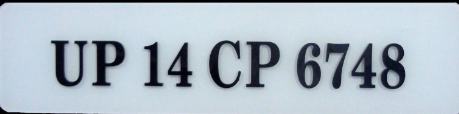
%> input picture Plate_dataset/plate5.PNG, 459 x 114 px
$ octave Character_recognition_using_OCR.m   (GNU Octave 9; MATLAB toolbox functions it lacks are replaced by stand-ins)
%> lines starting %> are read from the running program, lines starting %| are printed output that depends on the picture; in (x1, y1, x2, y2) boxes, pixels count from 0 and x2, y2 are one past the last pixel; in counts of white or black regions, pixels touching at a corner belong together; the program's own positions count from 1
img = imread('./plates/plate5.png');
%> img is the input picture: size 114x459x3 uint8; mean R, G, B 174, 186.7, 196.9
img_f = rgb2gray(img);
imgfinal = imbinarize(img_f, 0.5);
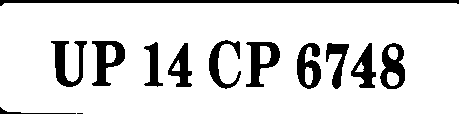
%> imgfinal: size 114x459 logical; 85.7% white; 13 black regions (1 under 20 px), largest, box (x1, y1, x2, y2) and area: (0, 0, 459, 6) 1388, (92, 41, 125, 86) 734, (246, 42, 280, 87) 720
imgfinal = imcomplement(imgfinal);
%> imgfinal: size 114x459 logical; 14.3% white; 13 white regions (1 under 20 px)
figure, imshow(imgfinal);
stats = regionprops(imgfinal);
%> stats = 13 regions; largest, box (x1, y1, x2, y2), Area and Centroid: (0, 0, 459, 6) 1388 [228.9 2], (92, 41, 125, 86) 734 [107.6 60.8], (246, 42, 280, 87) 720 [262 61.5], (51, 41, 87, 87) 710 [67.8 63.1], (380, 43, 405, 89) 661 [393.5 67.1]
str = '';
for index=1:length(stats)
if stats(index).Area > 100
      x = ceil(stats(index).BoundingBox(1));
      y= ceil(stats(index).BoundingBox(2));
      widthX = floor(stats(index).BoundingBox(3)-1);
      widthY = floor(stats(index).BoundingBox(4)-1);
      subimage(index) = {imgfinal(y:y+widthY,x:x+widthX,:)};
      padsize = 20;
      padvalue = 0;
      padimg = padarray(subimage{index}, [padsize, padsize], padvalue);
      padimg = imresize(padimg, [50 50]);
      disp(ocr(padimg,'CharacterSet','0123456789ABCDEFGHIJKLMNOPQRSTUVWXYZ','TextLayout','word').Text);
%> (the run ends here)

$ run again, with Plate_dataset/plate11.PNG copied over Plate_dataset/plate5.PNG
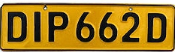
%> input picture Plate_dataset/plate11.PNG, 175 x 52 px
%> img is the input picture: size 52x175x3 uint8; mean R, G, B 161.3, 124.8, 37.6
%> `imgfinal = imbinarize(img_f, 0.5);`:
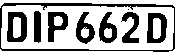
%> imgfinal: size 52x175 logical; 65.9% white; 9 black regions (1 under 20 px), largest, box (x1, y1, x2, y2) and area: (0, 3, 175, 52) 865, (7, 12, 27, 42) 399, (147, 13, 167, 43) 381
%> stats = 9 regions; largest, box (x1, y1, x2, y2), Area and Centroid: (0, 3, 175, 52) 865 [84.7 23.2], (7, 12, 27, 42) 399 [17.5 27.6], (147, 13, 167, 43) 381 [157 28.5], (48, 12, 68, 42) 336 [56.6 24.7], (76, 12, 95, 44) 309 [85.1 30]

$ run again, with Plate_dataset/plate13.PNG copied over Plate_dataset/plate5.PNG
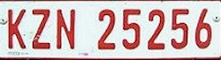
%> input picture Plate_dataset/plate13.PNG, 221 x 60 px
%> img is the input picture: size 60x221x3 uint8; mean R, G, B 211.3, 187, 186.8
%> `imgfinal = imbinarize(img_f, 0.5);`:
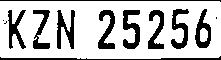
%> imgfinal: size 60x221 logical; 75.5% white; 13 black regions (3 under 20 px), largest, box (x1, y1, x2, y2) and area: (123, 10, 140, 49) 376, (57, 10, 75, 49) 365, (0, 56, 221, 60) 364
%> stats = 13 regions; largest, box (x1, y1, x2, y2), Area and Centroid: (123, 10, 140, 49) 376 [131.9 29.5], (57, 10, 75, 49) 365 [66.2 30.2], (0, 56, 221, 60) 364 [109.5 59.6], (171, 9, 189, 49) 343 [180.4 29.6], (98, 10, 115, 49) 338 [107.5 30.8]

$ run again, with Plate_dataset/plate15.PNG copied over Plate_dataset/plate5.PNG
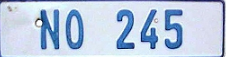
%> input picture Plate_dataset/plate15.PNG, 227 x 57 px
%> img is the input picture: size 57x227x3 uint8; mean R, G, B 185.7, 202, 225
%> `imgfinal = imbinarize(img_f, 0.5);`:
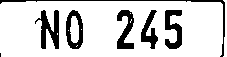
%> imgfinal: size 57x227 logical; 82.3% white; 7 black regions (1 under 20 px), largest, box (x1, y1, x2, y2) and area: (35, 10, 59, 49) 462, (165, 10, 182, 49) 396, (0, 0, 225, 57) 395, (117, 10, 134, 49) 369, (66, 10, 83, 49) 352, (141, 10, 158, 49) 307
%> stats = 7 regions; box (x1, y1, x2, y2), Area and Centroid: (35, 10, 59, 49) 462 [50.2 29.9], (165, 10, 182, 49) 396 [174 29.5], (0, 0, 225, 57) 395 [143.3 8.8], (117, 10, 134, 49) 369 [126 30.8], (66, 10, 83, 49) 352 [75.1 30.7], (141, 10, 158, 49) 307 [150.2 31.9], (0, 53, 1, 57) 4 [1 55.5]
